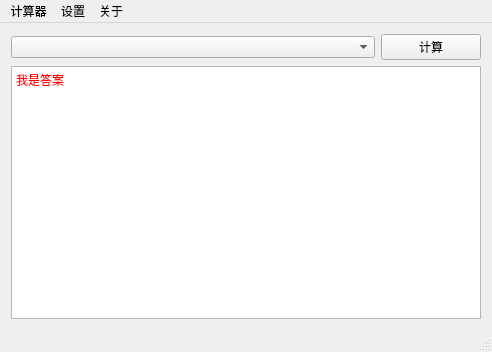
<?xml version="1.0" encoding="UTF-8"?>
<ui version="4.0">
 <class>MainWindow</class>
 <widget class="QMainWindow" name="MainWindow">
  <property name="geometry">
   <rect>
    <x>0</x>
    <y>0</y>
    <width>492</width>
    <height>352</height>
   </rect>
  </property>
  <property name="sizePolicy">
   <sizepolicy hsizetype="Expanding" vsizetype="Expanding">
    <horstretch>0</horstretch>
    <verstretch>0</verstretch>
   </sizepolicy>
  </property>
  <property name="windowTitle">
   <string>MainWindow</string>
  </property>
  <widget class="QWidget" name="centralWidget">
   <property name="sizePolicy">
    <sizepolicy hsizetype="Expanding" vsizetype="Expanding">
     <horstretch>0</horstretch>
     <verstretch>0</verstretch>
    </sizepolicy>
   </property>
   <property name="mouseTracking">
    <bool>false</bool>
   </property>
   <property name="layoutDirection">
    <enum>Qt::LeftToRight</enum>
   </property>
   <property name="autoFillBackground">
    <bool>true</bool>
   </property>
   <layout class="QHBoxLayout" name="horizontalLayout_2">
    <item>
     <layout class="QVBoxLayout" name="verticalLayout">
      <item>
       <layout class="QHBoxLayout" name="horizontalLayout">
        <item>
         <widget class="QComboBox" name="WorkSheetBox">
          <property name="insertPolicy">
           <enum>QComboBox::InsertAfterCurrent</enum>
          </property>
         </widget>
        </item>
        <item>
         <widget class="QPushButton" name="cal_btn">
          <property name="sizePolicy">
           <sizepolicy hsizetype="Fixed" vsizetype="Fixed">
            <horstretch>0</horstretch>
            <verstretch>0</verstretch>
           </sizepolicy>
          </property>
          <property name="minimumSize">
           <size>
            <width>100</width>
            <height>0</height>
           </size>
          </property>
          <property name="text">
           <string>计算</string>
          </property>
         </widget>
        </item>
       </layout>
      </item>
      <item>
       <widget class="QTextEdit" name="resultText">
        <property name="readOnly">
         <bool>true</bool>
        </property>
        <property name="html">
         <string>&lt;!DOCTYPE HTML PUBLIC &quot;-//W3C//DTD HTML 4.0//EN&quot; &quot;http://www.w3.org/TR/REC-html40/strict.dtd&quot;&gt;
&lt;html&gt;&lt;head&gt;&lt;meta name=&quot;qrichtext&quot; content=&quot;1&quot; /&gt;&lt;style type=&quot;text/css&quot;&gt;
p, li { white-space: pre-wrap; }
&lt;/style&gt;&lt;/head&gt;&lt;body style=&quot; font-family:'SimSun'; font-size:9pt; font-weight:400; font-style:normal;&quot;&gt;
&lt;p style=&quot; margin-top:0px; margin-bottom:0px; margin-left:0px; margin-right:0px; -qt-block-indent:0; text-indent:0px;&quot;&gt;&lt;span style=&quot; color:#ff0000;&quot;&gt;我是答案&lt;/span&gt;&lt;/p&gt;&lt;/body&gt;&lt;/html&gt;</string>
        </property>
       </widget>
      </item>
     </layout>
    </item>
   </layout>
  </widget>
  <widget class="QMenuBar" name="menuBar">
   <property name="geometry">
    <rect>
     <x>0</x>
     <y>0</y>
     <width>492</width>
     <height>23</height>
    </rect>
   </property>
   <widget class="QMenu" name="menu">
    <property name="title">
     <string>计算器</string>
    </property>
    <addaction name="a_logical"/>
    <addaction name="a_coder"/>
   </widget>
   <widget class="QMenu" name="menu_about">
    <property name="title">
     <string>关于</string>
    </property>
    <addaction name="a_about"/>
   </widget>
   <widget class="QMenu" name="menu_3">
    <property name="title">
     <string>设置</string>
    </property>
    <addaction name="a_Excel"/>
   </widget>
   <addaction name="menu"/>
   <addaction name="menu_3"/>
   <addaction name="menu_about"/>
  </widget>
  <widget class="QStatusBar" name="statusBar"/>
  <action name="a_logical">
   <property name="checkable">
    <bool>true</bool>
   </property>
   <property name="checked">
    <bool>true</bool>
   </property>
   <property name="text">
    <string>逻辑计算器</string>
   </property>
   <property name="autoRepeat">
    <bool>true</bool>
   </property>
  </action>
  <action name="a_coder">
   <property name="checkable">
    <bool>true</bool>
   </property>
   <property name="text">
    <string>程序员</string>
   </property>
   <property name="autoRepeat">
    <bool>true</bool>
   </property>
  </action>
  <action name="a_Excel">
   <property name="text">
    <string>重新加载Excel</string>
   </property>
  </action>
  <action name="a_about">
   <property name="text">
    <string>关于软件</string>
   </property>
  </action>
 </widget>
 <layoutdefault spacing="6" margin="11"/>
 <resources/>
 <connections/>
</ui>
